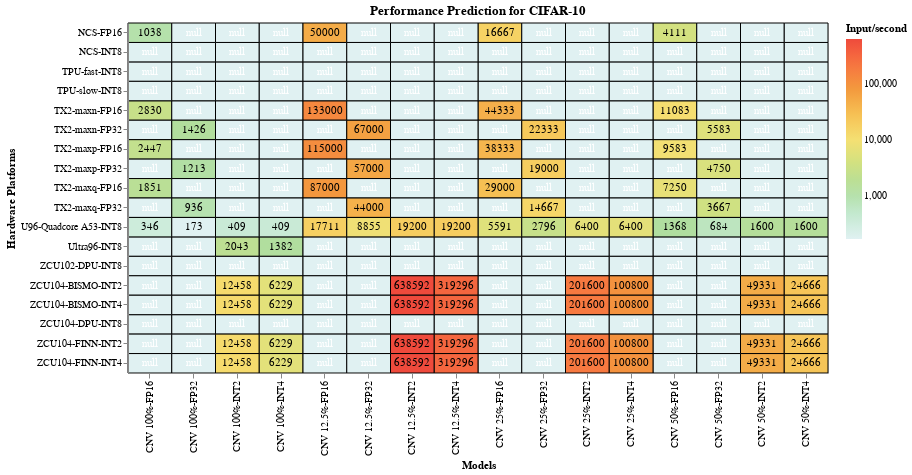

Notebook cell for this chart:
### Markdown cell above
Finally, for CIFAR-10, quantization combined with pruning deliver some of best performance results

### Code cell
#hide_input
%run scripts/altair_plots.py  #run the heatmaps script
#load cifar10 dataset and plot it
heatmap(pd.read_csv("data/cleaned_csv/performance_prediction_cifar10.csv"), 'pink','Performance Prediction for CIFAR-10')

### Figure 1 — Vega-Lite specification as saved in the notebook (floating-point values rounded to 4 significant figures; data arrays with more than 128 entries replaced by an {"elided": "..."} marker saying what was removed)
{"config": {"view": {"continuousWidth": 400, "continuousHeight": 300}}, "layer": [{"mark": {"type": "rect", "invalid": null, "stroke": "black", "strokeWidth": 1}, "encoding": {"color": {"type": "quantitative", "field": "values", "scale": {"scheme": "lightmulti", "type": "log"}, "title": "Input/second"}, "tooltip": [{"type": "quantitative", "field": "values", "title": "Input/sec"}, {"type": "nominal", "field": "x", "title": "Model"}, {"type": "nominal", "field": "y", "title": "Hardware Platform"}], "x": {"type": "ordinal", "field": "x", "title": "Models"}, "y": {"type": "ordinal", "field": "y", "title": "Hardware Platforms"}}, "height": 350, "selection": {"selector005": {"type": "single", "on": "mouseover", "nearest": true}}, "title": "Performance Prediction for CIFAR-10", "width": 700}, {"mark": {"type": "text", "color": "white"}, "encoding": {"color": {"condition": {"value": "black", "test": "(datum.values > 1)"}, "value": "white"}, "text": {"type": "quantitative", "field": "values", "format": ".0f"}, "tooltip": [{"type": "quantitative", "field": "values", "format": ".0f", "title": "Input/sec"}, {"type": "nominal", "field": "x", "title": "Model"}, {"type": "nominal", "field": "y", "title": "Hardware Platform"}], "x": {"type": "ordinal", "field": "x", "title": "Models"}, "y": {"type": "ordinal", "field": "y", "title": "Hardware Platforms"}}}], "data": {"name": "data-e171d6336f8066b9f2438759011bb7aa"}, "$schema": "https://vega.github.io/schema/vega-lite/v4.0.2.json", "datasets": {"data-e171d6336f8066b9f2438759011bb7aa": {"elided": "288 records"}}}
